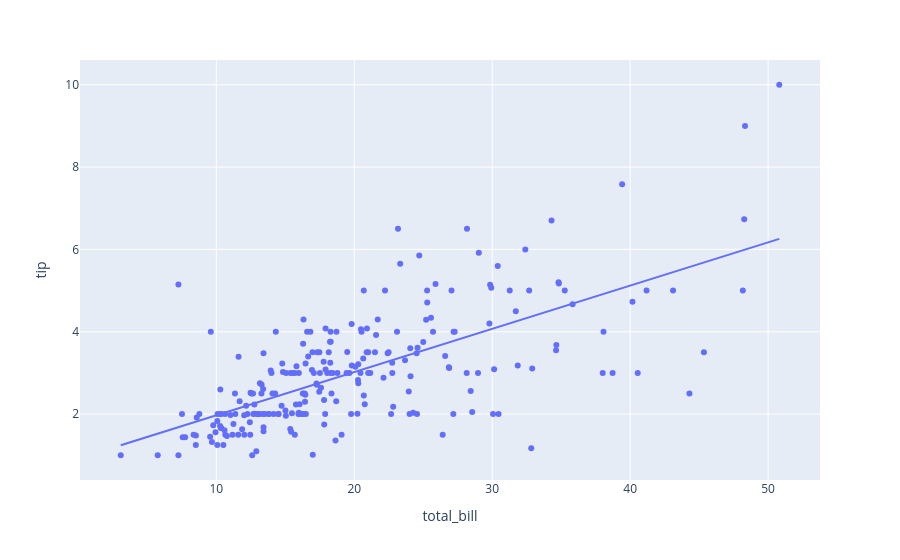

Notebook code for this chart:
### Markdown cell above
The estimated linear function can be superimposed on the scatterplot:

### Code cell
df = px.data.tips()
fig = px.scatter(df, x="total_bill", y="tip", trendline="ols")
fig.show()

### Figure 1 — Plotly figure (JSON) as saved in the notebook; plotly's stock layout.template omitted (floating-point values rounded to 4 significant figures; data arrays with more than 128 entries replaced by an {"elided": "..."} marker saying what was removed)
{"data": [{"hovertemplate": "total_bill=%{x}<br>tip=%{y}<extra></extra>", "legendgroup": "", "marker": {"color": "#636efa", "symbol": "circle"}, "mode": "markers", "name": "", "orientation": "v", "showlegend": false, "type": "scatter", "x": {"elided": "244 float values"}, "xaxis": "x", "y": {"elided": "244 float values"}, "yaxis": "y"}, {"hovertemplate": "<b>OLS trendline</b><br>tip = 0.105025 * total_bill + 0.92027<br>R<sup>2</sup>=0.456617<br><br>total_bill=%{x}<br>tip=%{y} <b>(trend)</b><extra></extra>", "legendgroup": "", "marker": {"color": "#636efa", "symbol": "circle"}, "mode": "lines", "name": "", "showlegend": false, "type": "scatter", "x": {"elided": "244 float values"}, "xaxis": "x", "y": {"elided": "244 float values"}, "yaxis": "y"}], "layout": {"legend": {"tracegroupgap": 0}, "margin": {"t": 60}, "xaxis": {"anchor": "y", "domain": [0, 1], "title": {"text": "total_bill"}}, "yaxis": {"anchor": "x", "domain": [0, 1], "title": {"text": "tip"}}}}
